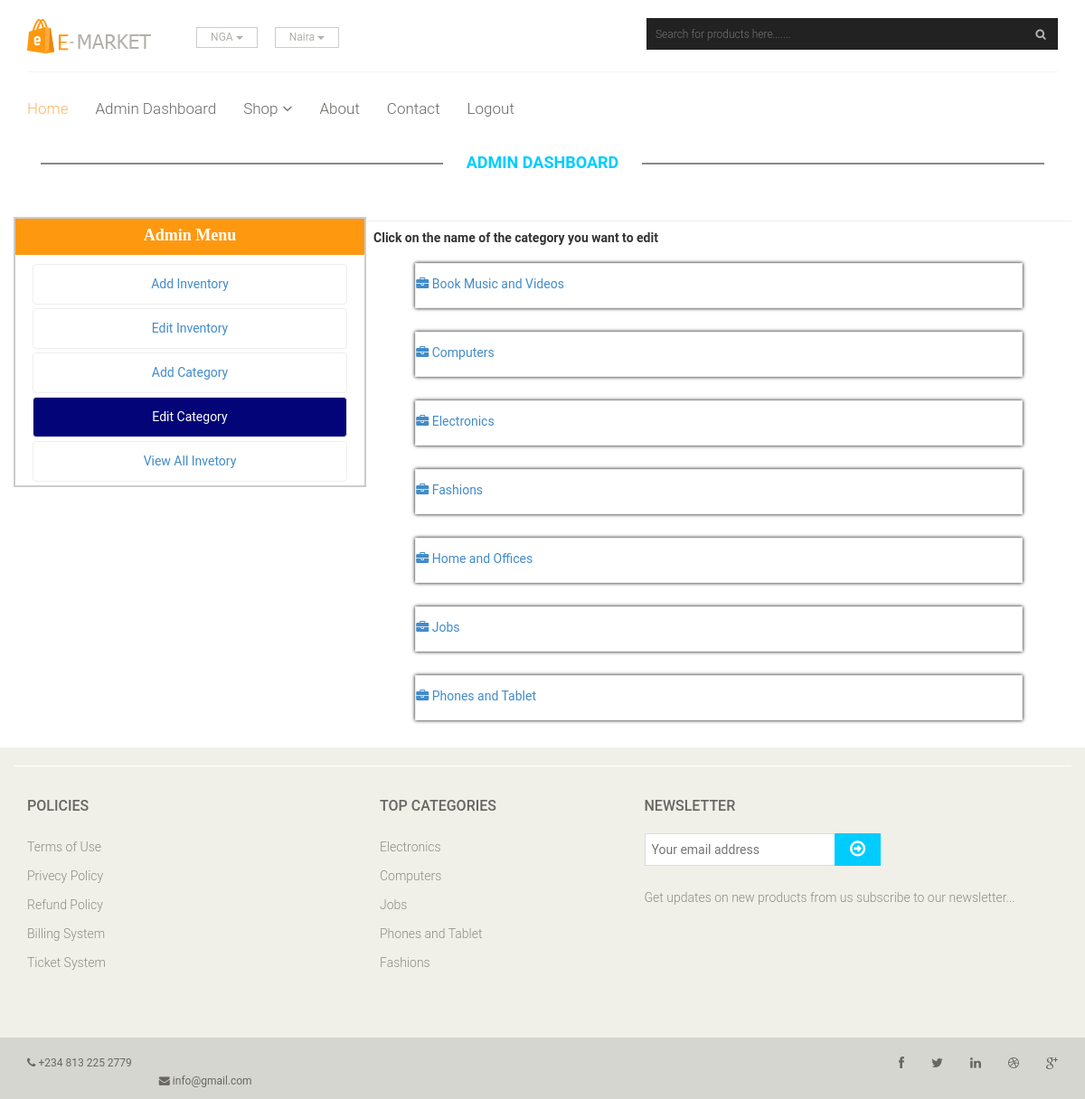
/edit_category.php (signed in), run on the app's committed database.
### tables this page shows
CREATE TABLE IF NOT EXISTS `categories` (
  `id` int(11) NOT NULL AUTO_INCREMENT,
  `name` varchar(50) NOT NULL,
  PRIMARY KEY (`id`),
  UNIQUE KEY `name` (`name`)
);

### edit_category.php (the view, shortened to what this page needs)
<!DOCTYPE html>
<html lang="en">
<head>
    <link href="css/bootstrap.min.css" rel="stylesheet">
    <link href="css/font-awesome.min.css" rel="stylesheet">
    <link href="css/main.css" rel="stylesheet">
    <link href="css/responsive.css" rel="stylesheet">
    <link rel="stylesheet" type="text/css" href="css/other.css">
</head>
<body>
    <header id="header">
        <div class="header-middle">
            <div class="container">
                <div class="row">
                    <div class="col-sm-4">
                        <div class="logo pull-left">
                            <a href="index.php"><img src="images/home/logo.png" alt="" /></a>
                        </div>
                        <div class="btn-group pull-right">
                            <div class="btn-group">
                                <button type="button" class="btn btn-default dropdown-toggle usa" data-toggle="dropdown">
                                    NGA
                                    <span class="caret"></span>
                                </button>
                            </div>
                            <div class="btn-group">
                                <button type="button" class="btn btn-default dropdown-toggle usa" data-toggle="dropdown">
                                    Naira
                                    <span class="caret"></span>
                                </button>
                            </div>
                        </div>
                    </div>
                   <div class="col-sm-8">
                        <form action="search.php" method="get"><div class="search_box pull-right">
                            <input type="text" name="q" required placeholder="Search for products here......."/>
                        </div>
                        </form>
                    </div>
                </div>
            </div>
        </div>
        <div class="header-bottom">
            <div class="container">
                <div class="row">
                    <div class="col-sm-12">
                        <div class="mainmenu pull-left">
                            <ul class="nav navbar-nav collapse navbar-collapse">
                                <li><a href="index.php" class="active">Home</a></li>
                                <li><a href="dashboard.php">Admin Dashboard</a></li>
                                <li class="dropdown"><a href="#">Shop<i class="fa fa-angle-down"></i></a>
                                </li>
                                <li><a href="about.php">About</a></li>
                                <li><a href="contact.php">Contact</a></li>
                                <li><a href="logout.php">Logout</a></li>
                            </ul>
                        </div>
                    </div>
                </div>
            </div>
        </div>
    </header>
    <div class="container">
        <h2 class="title">admin dashboard</h2>
        <div class="row">
            <div class="col-sm-2">&nbsp;</div>
            <div class="col-sm-8">
            </div>
            <div class="col-sm-2">&nbsp;</div>
        </div>
        <div class="row">
            <div class="col-sm-4 pull-left admin-left">
                <h4 align="center">
                    Admin Menu
                </h4>
                <ul>
                    <li><a href="add_product.php">Add Inventory</a></li>
                    <li><a href="edit_product.php">Edit Inventory</a></li>
                    <li><a href="add_category.php">Add Category</a></li>
                    <li><a href="edit_category.php" class="active">Edit Category</a></li>
                    <li><a href="admin-shop.php">View All Invetory</a></li>
                </ul>
            </div>
            <div class="col-sm-8 pull-right admin-right">
                <?php
                    $sql = mysql_query("SELECT * FROM categories") or die(mysql_error());
                    $total = mysql_num_rows($sql);
                    if($total==0){
                        echo "<p>No Category </p>";
                    }else{
                        echo "<b>Click on the name of the category you want to edit</b>";
                        while($rs=mysql_fetch_assoc($sql)){
                            ?>
                                <div class="cat">
                                    <a data-toggle="modal" href='#modal-id' class="cat_a" data-name="<?php echo $rs['name'];?>" data-id="<?php echo $rs['id'];?>">
                                        <i class="fa fa-briefcase"></i> <?php echo $rs['name'];?>
                                    </a>
                                </div>
                            <?php
                        }
                    }
                ?>
            </div>
        </div>
    </div>
    <footer id="footer">
        <div class="footer-top">
        </div>
        <div class="footer-widget">
            <div class="container">
                <div class="row">
                    <div class="col-sm-4">
                        <div class="single-widget">
                            <h2>Policies</h2>
                            <ul class="nav nav-pills nav-stacked">
                                <li><a href="#">Terms of Use</a></li>
                                <li><a href="#">Privecy Policy</a></li>
                                <li><a href="#">Refund Policy</a></li>
                                <li><a href="#">Billing System</a></li>
                                <li><a href="#">Ticket System</a></li>
                            </ul>
                        </div>
                    </div>
                    <div class="col-sm-3">
                        <div class="single-widget">
                            <h2>Top Categories</h2>
                            <ul class="nav nav-pills nav-stacked">
                                <?php categories(); ?>
                            </ul>
                        </div>
                    </div>
                    <div class="col-sm-5">
                        <div class="single-widget">
                            <h2>Newsletter</h2>
                            <form action="#" class="searchform">
                                <input type="text" placeholder="Your email address" />
                                <button type="submit" class="btn btn-default"><i class="fa fa-arrow-circle-o-right"></i></button>
                                <p>Get updates on new products from us subscribe to our newsletter...</p>
                            </form>
                        </div>
                    </div>
                </div>
            </div>
        </div>
        <div class="footer-bottom">
            <div class="container">
                <div class="row">
                                    <div class="row">
                    <div class="col-sm-6">
                        <div class="contactinfo">
                            <ul class="nav nav-pills">
                                <li><a href="#"><i class="fa fa-phone"></i> +234 813 225 2779</a></li>
                                <li><a href="#"><i class="fa fa-envelope"></i> info@gmail.com</a></li>
                            </ul>
                        </div>
                    </div>
                    <div class="col-sm-6">
                        <div class="social-icons pull-right">
                            <ul class="nav navbar-nav">
                                <li><a href="#"><i class="fa fa-facebook"></i></a></li>
                                <li><a href="#"><i class="fa fa-twitter"></i></a></li>
                                <li><a href="#"><i class="fa fa-linkedin"></i></a></li>
                                <li><a href="#"><i class="fa fa-dribbble"></i></a></li>
                                <li><a href="#"><i class="fa fa-google-plus"></i></a></li>
                            </ul>
                        </div>
                    </div>
                </div>
            </div>
        </div>
    </footer>
</body>
</html>

### php/function.php (shortened to what this page needs)
<?php
	function categories(){
		$q = mysql_query("SELECT * FROM categories ORDER BY RAND() LIMIT 5")
			or die(mysql_error());
			while ($rs=mysql_fetch_assoc($q)) {
				echo "<li><a href='category.php?id=".$rs['id']."'>".$rs['name']."</li>";
			}
	}
?>

### css/main.css (style rules this page uses)
ul li { list-style: none; }
a { -webkit-transition: 300ms; -moz-transition: 300ms; -o-transition: 300ms; transition: 300ms; }
h1, h2, h3, h4, h5, h6 { font-family: 'Roboto', sans-serif; }
.contactinfo ul li a { font-size: 12px; color: #696763; font-family: 'Roboto', sans-serif; }
.social-icons ul li a { border: 0 none; border-radius: 0; color: #696763; padding:0px; }
.social-icons ul li { display:inline-block; }
.social-icons ul li a i { padding: 11px 15px; transition: all 0.9s ease 0s; -moz-transition: all 0.9s ease 0s; -webkit-transition: all 0.9s ease 0s; -o-transition: all 0.9s ease 0s; }
.header-middle .container .row { border-bottom: 1px solid #f5f5f5; margin-left: 0; margin-right: 0; padding-bottom: 20px; padding-top: 20px; }
.header-middle .container .row .col-sm-4 { padding-left: 0; }
.header-middle .container .row .col-sm-8 { padding-right:0; }
.usa { border-radius: 0; color: #B4B1AB; font-size: 12px; margin-right: 20px; padding: 2px 15px; margin-top: 10px; }
.header-bottom { padding-bottom: 30px; padding-top: 30px; }
.navbar-collapse.collapse { padding-left: 0; }
.mainmenu ul li { padding-right: 15px; padding-left: 15px; }
.mainmenu ul li:first-child { padding-left: 0px; }
.mainmenu ul li a { color: #696763; font-family: 'Roboto', sans-serif; font-size: 17px; font-weight: 300; padding: 0; padding-bottom: 10px; }
.mainmenu ul li a:hover, .mainmenu ul li a.active, .shop-menu ul li a.active { background:none; color:#fdb45e; }
.search_box input { background: #222; border: medium none; color: #FFF; font-family: 'roboto'; font-size: 12px; font-weight: 300; height: 35px; outline: medium none; padding-left: 10px; width: 455px; background-image: url(../images/home/searchicon.png); background-repeat: no-repeat; background-position: 430px; box-shadow: 0 0 2px #FFF; }
.fa-angle-down { padding-left: 5px; }
#footer { background: #F0F0E9; }
.footer-widget { margin-bottom: 68px; }
.footer-widget .container { border-top: 1px solid #FFFFFF; padding-top: 15px; }
.single-widget h2 { color: #666663; font-family: 'Roboto', sans-serif; font-size: 16px; font-weight: 500; margin-bottom: 22px; text-transform: uppercase; }
.single-widget ul li a { color: #8C8C88; font-family: 'Roboto', sans-serif; font-size: 14px; font-weight: 300; padding: 5px 0; }
.searchform input { border: 1px solid #DDDDDD; color: #CCCCC6; font-family: 'Roboto', sans-serif; font-size: 14px; margin-top: 0; outline: medium none; padding: 7px; width: 212px; }
.searchform button { background: #00ccff; border: medium none; border-radius: 0; margin-left: -5px; margin-top: -3px; padding: 7px 17px; }
.searchform button i { color: #FFFFFF; font-size: 20px; }
.searchform p { color: #8C8C88; font-family: 'Roboto', sans-serif; font-size: 14px; font-weight: 300; margin-top: 25px; }
.footer-bottom { background: #D6D6D0; padding-top: 10px; }
.left-sidebar h2:after, h2.title:after { content: " "; position: absolute; border: #888 solid thin; bottom:8px; left: 0; width: 100%; height: 0; z-index: -2; }
h2.title:before { content: " "; position: absolute; background: #fff; bottom: -6px; width: 220px; height: 30px; z-index: -1; left: 50%; margin-left: -110px; }
h2.title { color: #00ccff; font-family: 'Roboto', sans-serif; font-size: 18px; font-weight: 700; margin: 0 15px; text-transform: uppercase; margin-bottom: 30px; position: relative; text-align: center; }

### css/other.css (style rules this page uses)
.admin-left { border: #ccc solid 2px; padding: 0 !important; }
.admin-left h4 { background-color: #FE980F; color: #fff; margin-top: 0; height: 40px; font: 20px; font-family: calibri; line-height: 2; font-weight: bold; }
.admin-left ul { margin: 0; padding: 0; }
.admin-left a { display: block; height: 45px; line-height: 3; text-align: center; width: 90%; margin: 4px auto; border: #eee solid thin; border-radius: 4px; }
.admin-left a.active { background-color: #020477; color: #fff; }
.admin-right { margin: 4px auto; border-top: #eee solid thin; padding: 8px; }
.cat { width: 90%; margin: 10px auto; padding: 8px; }
a.cat_a, a.cat_b { display: block; width: 100%; border:#eee solid thin; height: 50px; line-height: 45px; box-shadow: 0 0 4px #000; }

### data on the page
categories: name "Book Music and Videos"
categories: name "Computers"
categories: name "Electronics"
categories: name "Fashions"
categories: name "Home and Offices"
categories: name "Jobs"
categories: name "Phones and Tablet"
